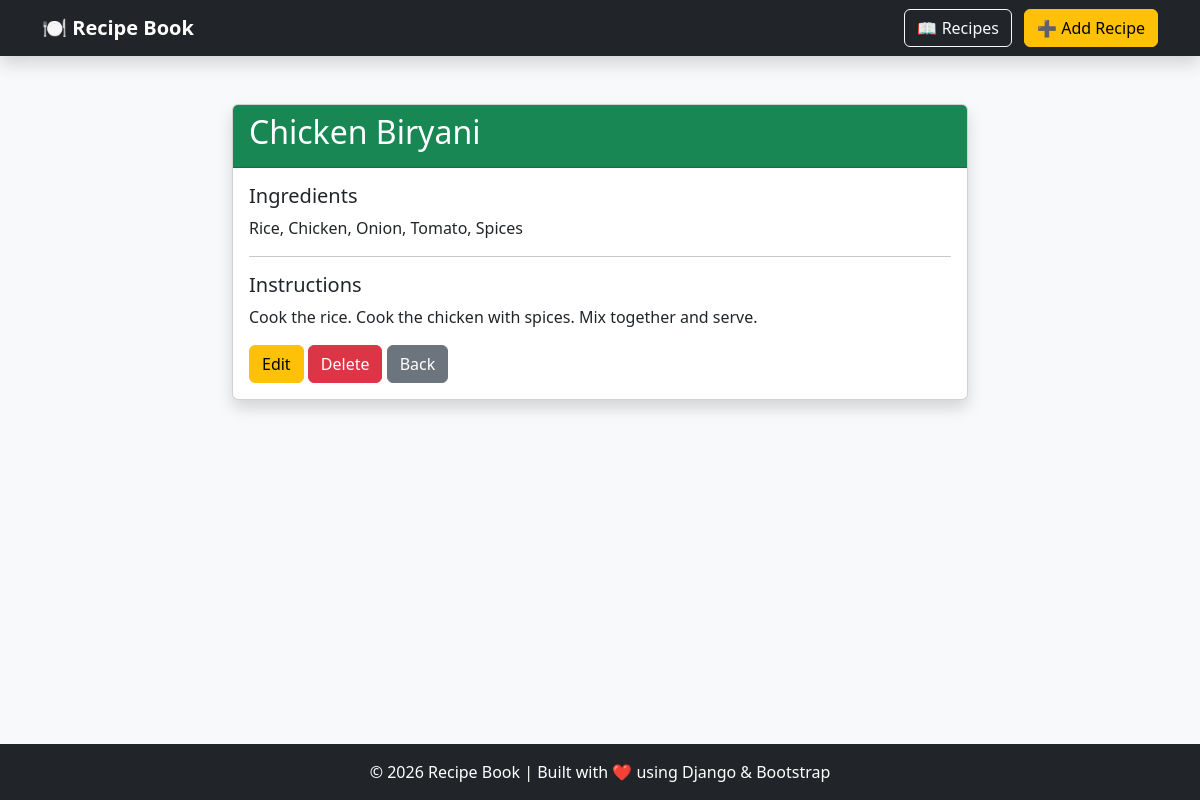
Page /recipe/1/ on the committed database.
### recipe/models.py (models this page shows, shortened)
class Recipe(models.Model):
    title = models.CharField(max_length=200)
    ingredients = models.TextField()
    instructions = models.TextField()
    image = models.ImageField(
        upload_to='recipes/',
        blank=True,
        null=True
     )

### recipe/views.py (the view)
# urls.py: path('recipe/<int:recipe_id>/', views.recipe_detail, name='recipe_detail'),
def recipe_detail(request, recipe_id):
    recipe = Recipe.objects.get(id=recipe_id)
    return render(request, 'recipe_detail.html', {
        'recipe': recipe
    })

### recipe/templates/recipe_detail.html (shortened to what this page needs)
{% extends 'base.html' %}
{% block content %}
<div class="row justify-content-center">
    <div class="col-md-8">
        <div class="card shadow">
            <div class="card-header bg-success text-white">
                <h2>{{ recipe.title }}</h2>
            </div>
            <div class="card-body">
                <h5>Ingredients</h5>
                <p>{{ recipe.ingredients }}</p>
                <hr>
                <h5>Instructions</h5>
                <p>{{ recipe.instructions }}</p>
                <a href="{% url 'edit_recipe' recipe.id %}" class="btn btn-warning">
                    Edit
                </a>
                <a href="{% url 'delete_recipe' recipe.id %}"
                   class="btn btn-danger">
                    Delete
                </a>
                <a href="{% url 'recipe_list' %}"
                   class="btn btn-secondary">
                    Back
                </a>
            </div>
        </div>
    </div>
</div>
{% endblock %}

### rows in the picture
Recipe: title "Chicken Biryani", ingredients "Rice, Chicken, Onion, Tomato, Spices", instructions "Cook the rice. Cook the chicken with spices. Mix together and serve."
